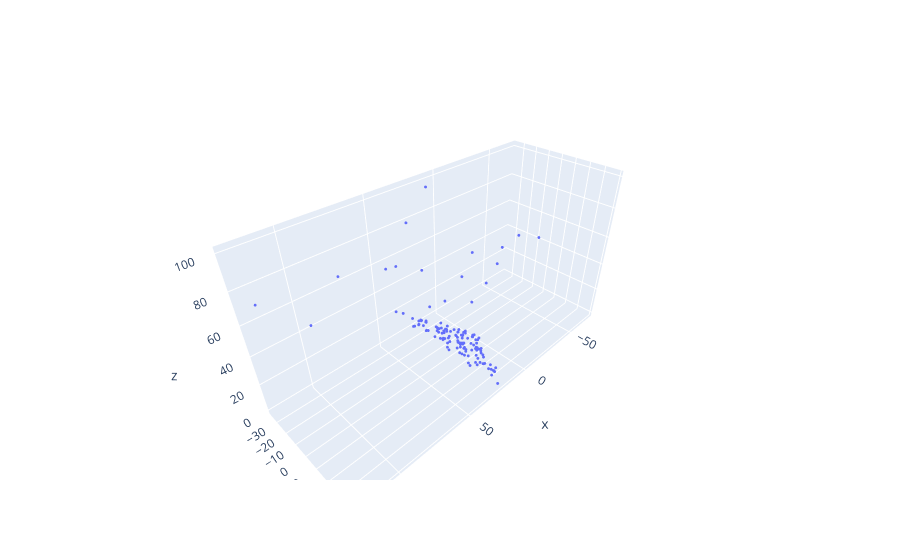

Notebook cell for this chart:
### Code cell
world_points = vo.get_map()['points']
print('Number of world points: ', len(world_points))

x_coords = [point[0] for point in world_points]
y_coords = [point[1] for point in world_points]
z_coords = [point[2] for point in world_points]

fig = go.Figure()
fig.add_trace(go.Scatter3d(x=x_coords, y=y_coords, z=z_coords, mode='markers', marker=dict(size=1)))

fig.show()

### Figure 1 — Plotly figure (JSON) as saved in the notebook; plotly's stock layout.template omitted (floating-point values rounded to 4 significant figures; data arrays with more than 128 entries replaced by an {"elided": "..."} marker saying what was removed)
{"data": [{"marker": {"size": 1}, "mode": "markers", "type": "scatter3d", "x": {"elided": "135 float values"}, "y": {"elided": "135 float values"}, "z": {"elided": "135 float values"}}], "layout": {}}
